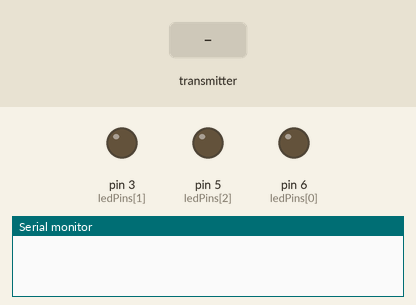
Bench run of a sketch on a simulated Arduino Uno, built with avr-gcc and run on an emulated ATmega328P. Parts: output pins drawn as LEDs (lit = HIGH), the last lines printed to the serial monitor. Inputs (shaded band) come from the test bench. No radio packets arrive unless stated.

Above: at 1.2 s.
1.3 s: the transmitter starts sending data = 0
At 2.5 s:
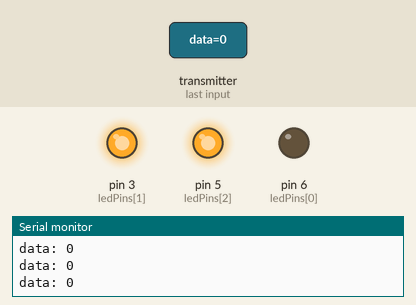
2.8 s: the transmitter starts sending data = 256
At 3.7 s:
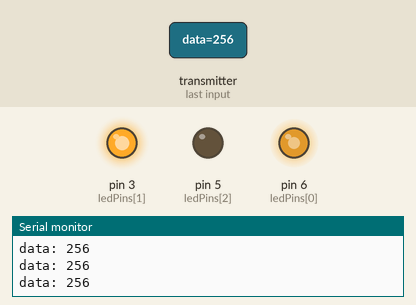
4.3 s: the transmitter starts sending data = 512
At 4.9 s:
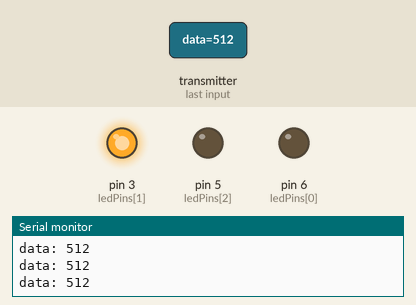
Timing chart, 0 to 7.3 s (numbered marks = the images above; inputs shaded):
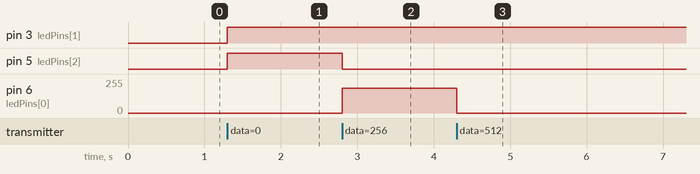

The sketch:

rgb_receiver.ino
```cpp
#include <SPI.h>
#include <nRF24L01.h>
#include <RF24.h> // https://github.com/maniacbug/RF24

const uint64_t pipe = 0xF0F1F2F3F4LL; // индитификатор передачи, "труба"

RF24 radio(9, 10); // CE, CSN

int ledPins[] = { 6, 3, 5 };
int inputPin = 0;
int hueValue = 0;
int data = 0;
void setup() {
  Serial.begin(9600);

  pinMode(inputPin, INPUT);
  for (int i = 0; i < 3; i++)
    pinMode(ledPins[i], OUTPUT);

  radio.begin();
  delay(2);
  radio.setChannel(9); // канал (0-127)

  // скорость, RF24_250KBPS, RF24_1MBPS или RF24_2MBPS
  // RF24_250KBPS на nRF24L01 (без +) неработает.
  // меньше скорость, выше чувствительность приемника.
  radio.setDataRate(RF24_1MBPS);

  // мощьность передатчика RF24_PA_MIN=-18dBm, RF24_PA_LOW=-12dBm, RF24_PA_MED=-6dBM,
  radio.setPALevel(RF24_PA_HIGH);

  radio.openReadingPipe(1, pipe); // открываем первую трубу с индитификатором "pipe"
  radio.startListening(); // включаем приемник, начинаем слушать трубу
}

//  radio.stopListening(); // останавливает приём (нужно перед началом передачи)


void loop()
{
  int data;

  if (radio.available()) { // проверяем не пришло ли чего в буфер.
    radio.read(&data, sizeof(data)); // читаем данные, указываем сколько байт читать

    Serial.print("data: ");
    Serial.println(data);
    hueValue = data;

    //hueValue = map(data, 0, 1024, 0, 360);
    setHueValue(hueValue);

  }
}


void setHueValue(int hueValue)
{
  setColor(ledPins, hsvToRgb(hueValue, 1, 1));
}

void setColor(int* led, const byte* color)
{
  for (int i = 0; i < 3; i++)
    analogWrite(led[i], 255 - color[i]);
}

byte rgb[3];

byte* hsvToRgb(int h, double s, double v)
{
  // Make sure our arguments stay in-range
  h = max(0, min(360, h));
  s = max(0, min(1.0, s));
  v = max(0, min(1.0, v));
  if (s == 0)
  {
    // Achromatic (grey)
    rgb[0] = rgb[1] = rgb[2] = round(v * 255);
    return rgb;
  }
  double hs = h / 60.0; // sector 0 to 5
  int i = floor(hs);
  double f = hs - i; // factorial part of h
  double p = v * (1 - s);
  double q = v * (1 - s * f);
  double t = v * (1 - s * (1 - f));
  double r, g, b;
  switch (i)
  {
    case 0:
      r = v;
      g = t;
      b = p;
      break;
    case 1:
      r = q;
      g = v;
      b = p;
      break;
    case 2:
      r = p;
      g = v;
      b = t;
      break;
    case 3:
      r = p;
      g = q;
      b = v;
      break;
    case 4:
      r = t;
      g = p;
      b = v;
      break;
    default: // case 5:
      r = v;
      g = p;
      b = q;
  }
  rgb[0] = round(r * 255.0);
  rgb[1] = round(g * 255.0);
  rgb[2] = round(b * 255.0);
  return rgb;
}
```

Measured:
- after the input at 1.3 s, pin 3 (ledPins[1]), pin 5 (ledPins[2]): LOW → HIGH at once
- after the input at 2.8 s, pin 5 (ledPins[2]): HIGH → LOW at once; pin 6 (ledPins[0]): 0/255 → 187/255 at once
- after the input at 4.3 s, pin 6 (ledPins[0]): 187/255 → 0/255 at once
